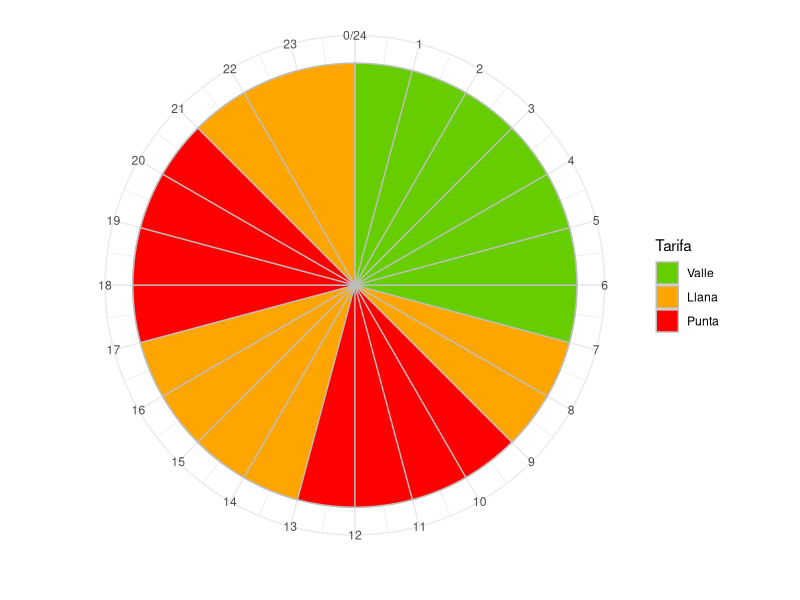

This chart was generated by the following R code:
# Second take
# Code from https://stackoverflow.com/questions/18648115/circular-time-plots-in-r-with-stacked-rose

horas <- read.csv("tramos2.csv",
                  header = TRUE)

# Reordering factor levels for a nicer plot legend
horas$Tarifa <- factor(horas$Tarifa, levels = c("Valle", "Llana", "Punta"))

library('ggplot2')

p <- ggplot(horas, aes(x = Hora, y = 1, fill = Tarifa)) +
  geom_bar(width = 2, colour = 'grey', stat = 'identity') +
  theme_minimal() +
  theme(axis.text.y = element_blank(),
        axis.title.y = element_blank()) +
  scale_fill_manual(values = c("chartreuse3", "orange", "red")) + # Colours for factors
  coord_polar(start = 0) +
  scale_x_continuous("", limits = c(0,24), breaks = seq(0,24), labels = seq(0,24))

p
